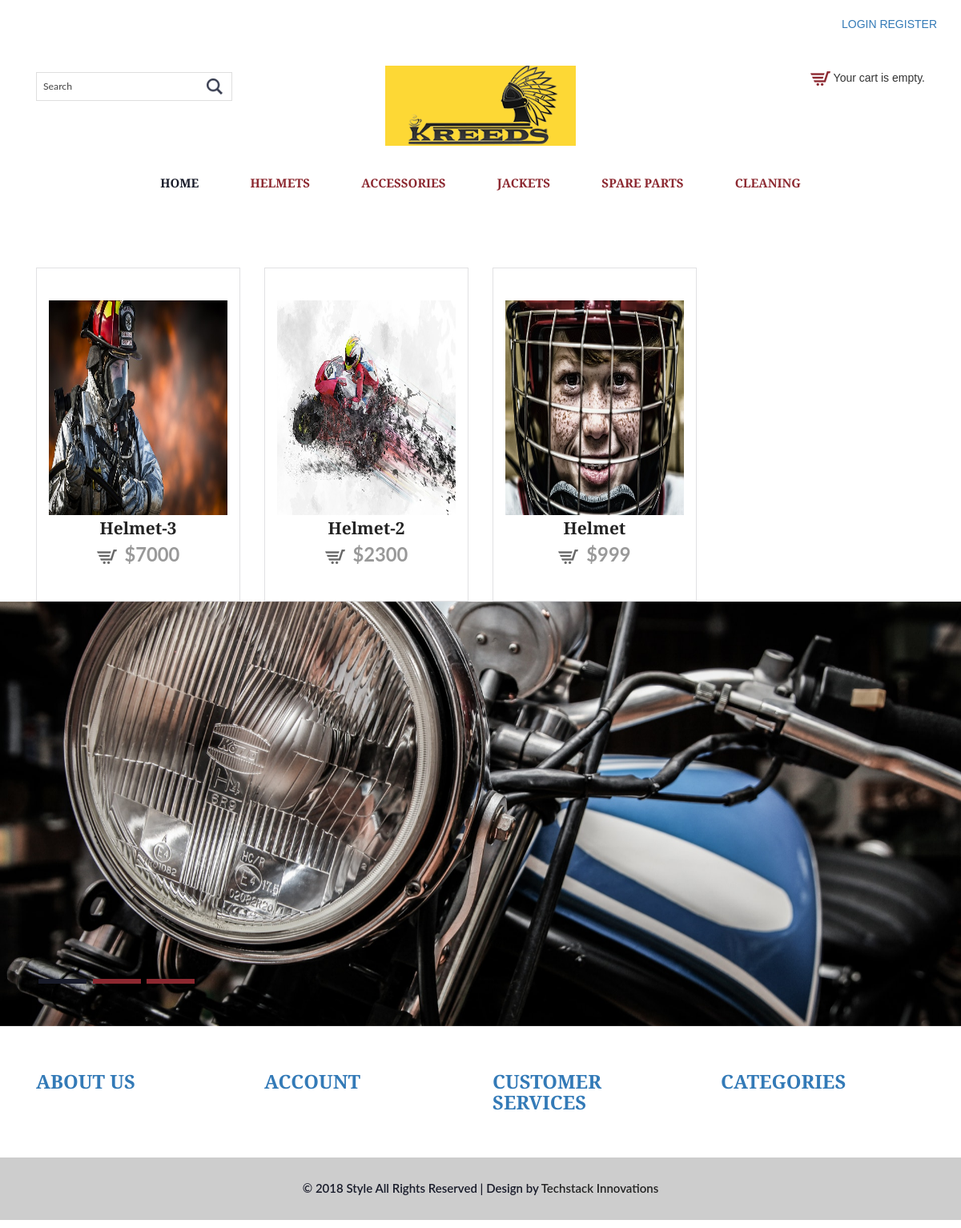
Screenshot of /category/3/ with the database file from the repository.
### ecom/models.py (models this page shows, shortened)
class Category(models.Model):
	Name=models.CharField(max_length=30)
	Description=models.TextField(max_length=50)

class Product(models.Model):
	Categories=models.ForeignKey(Category,on_delete=models.CASCADE)
	Name=models.CharField(max_length=20,blank=True )
	Image=models.FileField(upload_to='media/',null=True,blank=True)
	IDorSNO=models.IntegerField(default=0,null=True,blank=True)
	Description=models.TextField(max_length=50,null=True,blank=True)
	Price=models.IntegerField(default=0,null=True,blank=True)
	NumbersAvailable=models.IntegerField(default=0,null=True,blank=True)

### ecom/views.py (the view)
# urls.py: url(r'^category/(?P<pk>\d+)/', categoryview, name='category'),
def categoryview(request, pk):
    categories=Category.objects.all()
    category=Category.objects.get(pk=pk)
    products = Product.objects.filter(Categories = category)
    return render(request,'frontend/category.html', {'products':products, 'categories':categories})

### ecom/cart.py (called while the page is built)
    def __len__(self):
        return sum(item['quantity'] for item in self.cart.values())

### ecom/context_processor.py (called while the page is built)
def cart(request):
    return {'cart': Cart(request)}

### templates/frontend/category.html (shortened to what this page needs)
<!DOCTYPE html>
{% load static %}
<html>
<head>
<link href="{% static 'frontend/css/bootstrap.css' %}" rel="stylesheet"  type="text/css" media="all" />
<link href="{% static 'frontend/css/style.css' %}" rel="stylesheet" type="text/css" media="all" />
<link href="{% static 'frontend/css/memenu.css' %}" rel="stylesheet" type="text/css" media="all" />
</head>
<body>
	<div class="container">
		<div class="pull-right">
		{% if request.user.is_authenticated %}
			<p><a href="{% url 'auth_logout' %}" class="simpleCart_empty">LOGOUT</a></p>
        {% else %}
             <a class="active" href="{% url 'auth_login' %}">LOGIN</a>
             <a class="active" href="{% url 'registration_register' %}">REGISTER</a>
        {% endif %}
		</div>
	</div>
	<div class="top-header">
	<div class="container">
		<div class="top-header-main">
			<div class="col-md-4 top-header-left">
				<div class="search-bar">
				<form action="/search/" method="get">{% csrf_token %}
					<input type="text" name="q" value="Search" onfocus="this.value = '';" onblur="if (this.value == '') {this.value = 'Search';}">
					<input type="submit" value="">
					</form>
				</div>
			</div>
			<div class="col-md-4 top-header-middle">
				<a href="/"><img src="{% static 'frontend/images/logo.png' %}" alt="" /></a>
			</div>
			<div class="col-md-4 top-header-right">
				<div class="cart box_1">
				{% if cart|length > 0 %}
						<a href="{% url 'cart_detail' %}">
						<h3>
							<div class="total">
							<span class="total">${{ cart.get_total_price }}</span>
							(<span class="simpleCart">{{ cart|length }} items}</span>)
						</div>
							<img src="{% static 'frontend/images/cart-1.png' %}" alt="" />
						</a>
						<div class="clearfix"> </div>
						{% else %}
						<img src="{% static 'frontend/images/cart-2.png' %}" alt="" />
						Your cart is empty.
				{% endif %}
					</div>
			</div>
		</div>
	</div>
</div>
	<div class="header-bottom">
		<div class="container">
			<div class="top-nav">
				<ul class="memenu skyblue"><li class="active"><a href="/">Home</a></li>
				{% if categories %}
					{% for category in categories %}
					<li class="grid"><a href="{% url 'category' pk=category.pk %}">{{ category.Name }}</a></li>
					{% endfor %}
					{% endif %}
		</div>
	</div>
	<div class="shoes">
		<div class="container">
			<div class="product-one">
				{% if products %}
					{% for product in products %}
				<div class="col-md-3 product-left">
					<div class="p-one simpleCart_shelfItem">
							<a href="{% url 'product_detail' pk=product.pk %}">
								{% if product.Image %}
									<img src="{{ product.Image.url }}" alt="" height="268" width="223" />
								{% endif %}
							</a>
						<h4>{{ product.Name }} </h4>
						<p>
						<a class="item_add" href="{% url 'product_detail' pk=product.pk %}">
						<i></i>
						<span class=" item_price">${{ product.Price }}</span></a></p>
					</div>
					</div>
					{% endfor %}
				{% endif %}
				<div class="clearfix"> </div>
			</div>
		</div>
	</div>
	<div class="bnr" id="home">
		<div  id="top" class="callbacks_container">
			<ul class="rslides" id="slider4">
			    <li>
					<div class="banner-1"></div>
				</li>
			</ul>
		</div>
	</div>
	<div class="footer">
		<div class="container">
			<div class="footer-top">
				<div class="col-md-3 footer-left">
					<h3><a href="#ONPROCESSING">ABOUT US</a></h3>
				</div>
				<div class="col-md-3 footer-left">
					<h3><a href="#ONPROCESSING"> ACCOUNT</a></h3>
				</div>
				<div class="col-md-3 footer-left">
					<h3><a href="#ONPROCESSING">CUSTOMER SERVICES</a></h3>
				</div>
				<div class="col-md-3 footer-left">
					<h3><a href="#ONPROCESSING">CATEGORIES</a></h3>
				</div>
				<div class="clearfix"> </div>
			</div>
		</div>
	</div>
	<div class="footer-text">
		<div class="container">
			<div class="footer-main">
				<p class="footer-class">© 2018 Style All Rights Reserved | Design by  <a href="http://techstackinnovations.com/" target="_blank">Techstack Innovations</a> </p>
			</div>
		</div>
	</div>
</body>
</html>

### static/frontend/css/style.css (style rules this page uses)
body { background:#fff; font-family: 'Alegreya Sans SC', sans-serif; }
body a { transition: 0.5s all; -webkit-transition: 0.5s all; -o-transition: 0.5s all; -moz-transition: 0.5s all; -ms-transition: 0.5s all; }
.top-header { padding: 3em 0px 1.5em 0px; }
.search-bar input[type="text"] { width: 100%; padding: 8px 45px 8px 8px; border: 1px solid rgba(0, 0, 0, 0.13); background: none; outline: none; -webkit-appearance: none; color: rgba(0, 0, 0, 0.74); font-size: 0.875em; font-family: 'Lato', sans-serif; }
.search-bar input[type="submit"] { background: url(../images/search.png)no-repeat 0px 0px; outline: none; -webkit-appearance: none; border: 0; display: inline-block; vertical-align: -webkit-baseline-middle; position: absolute; width: 24px; height: 24px; top: 6px; left: 211px; }
.search-bar { position: relative; width: 70%; margin-top: 8px; }
.top-header-middle { text-align: center; }
.item_add { color: #fff; border:none; }
.box_1 { float: right; margin-top: 5px; }
.header-bottom { padding: 10px 0px; }
.banner-1 { background:url(../images/banner.jpg) no-repeat center; min-height:700px; background-size:cover; -webkit-background-size:cover; -moz-background-size:cover; -o-background-size:cover; -ms-background-size:cover; }
.callbacks_container { position: relative; float: left; width: 100%; }
.callbacks { position: relative; list-style: none; overflow: hidden; width: 100%; padding: 0; margin: 0; }
.callbacks li { position: absolute; width: 100%; left: 0; top: 0; }
.rslides { position: relative; list-style: none; overflow: hidden; width: 100%; padding: 0; margin: 0; }
.rslides li { -webkit-backface-visibility: hidden; position: absolute; display: none; width: 100%; left: 0; top: 0; }
.shoes { padding: 7em 0px 0px 0px; }
.footer { padding:5em 0px; }
.footer-left h3 { color: #242424; font-size: 1.7em; font-weight: 600; margin: 0; }
.footer-text { padding: 2em 0px; background: rgba(153, 153, 153, 0.49); }
.footer-main { text-align:center; }
.footer-main p { color: #181b2a; font-size: 15px; font-weight: 600; font-family: 'Lato', sans-serif; margin: 0; }
.footer-main p a { color: #242424; }
.p-one { border: 1px solid rgba(24, 27, 42, 0.13); padding: 40px 15px; }
.p-one img { -webkit-transition-duration: 0.5s; -moz-transition-duration: 0.5s; -o-transition-duration: 0.5s; width:100%; }
.product-left { position:relative; text-align:center; }
.product-one { margin-top: 4%; }
.product-one:nth-child(1) { margin-top:0; }
.p-one h4 { color: #242424; font-size: 21px; font-weight: 600; margin: 5px 0 0 0; }
.p-one p { font-size: 1.7em; color: #999; font-family: 'Lato', sans-serif; margin: 5px 0 0 0; font-weight: 700; display: inline-block; vertical-align: middle; }
.p-one p a { text-decoration: none; color: #999; }
.p-one p i { background: url(../images/cart.png) no-repeat; width: 25px; height: 18px; display: inline-block; margin-right: 4px; vertical-align: middle; }
@media (max-width:1440px) { .banner-1,.banner-2 ,.banner-3 { min-height: 650px; } }
@media (max-width:1366px) { .banner-1, .banner-2, .banner-3 { min-height: 530px; } }
@media (max-width:1280px) { .footer { padding: 4em 0px; } }
@media (max-width:1280px) { .shoes { padding: 6em 0px 0px 0px; } }

### static/frontend/css/memenu.css (style rules this page uses)
.memenu { margin:0;padding:0;width:100%;list-style:none;display:inline-block;position:relative;font-family:Calibri,Arial;font-size:15px }
.memenu li { display:inline-block; }
ul.memenu.skyblue { text-align: center; }
.memenu>li>a { font-family: 'Alegreya Sans SC', sans-serif;float:left;padding: 5px 30px 5px 30px;color:#555;font-weight:600;text-decoration:none;text-transform:uppercase;transition:color .4s ease-in-out;-moz-transition:color .4s ease-in-out;-webkit-transition:color .4s ease-in-out;-o-transition:color .4s ease-in-out }
.skyblue li>a,.skyblue>li.showhide span { color:#8c2830 }
.skyblue>li:hover>a,.skyblue>li.active>a,.skyblue .dropdown li:hover>a { color:#181b2a }

### rows the page displays
Category: Name "HELMETS"
Category: Name "ACCESSORIES"
Category: Name "JACKETS"
Category: Name "SPARE PARTS"
Category: Name "CLEANING"
Product: Image (picture), Name "Helmet-3", Price "7000"
Product: Image (picture), Name "Helmet-2", Price "2300"
Product: Image (picture), Name "Helmet", Price "999"
